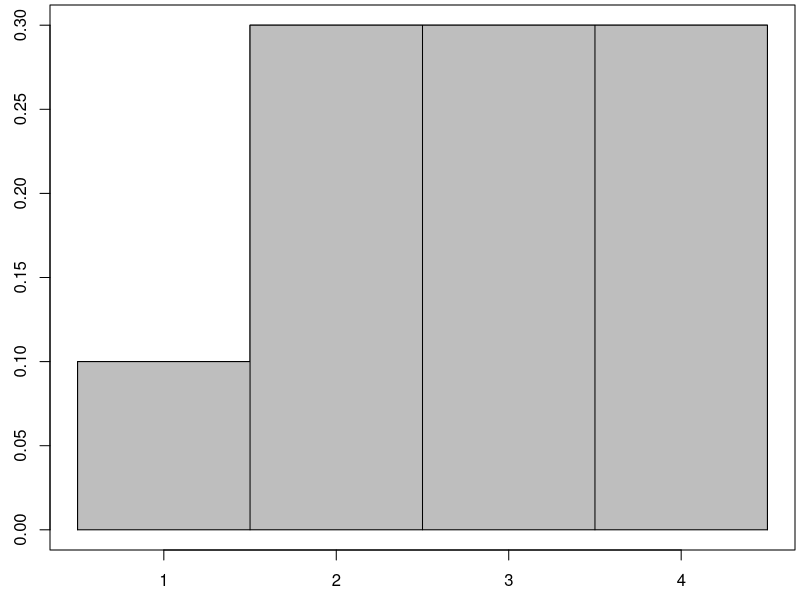

Generate this figure with R:
#Shades a rug diagram for a probability mass function. 
#Inputs: 
#  x - a vector of data points
#  p - a corresponding vector of probabilities or frequencies
#All widths are 1 unit wide. 
draw_pmf <- function(x,p){
  xs <- c(rbind(x-1/2,x-1/2,x+1/2,x+1/2))
  px <- c(rbind(0,p,p,0))
  par(mar=c(2.5,2.5,0.25,0.25))
  plot.new()
  plot(xs,px,type="l")
  polygon(xs,px,col="gray")
}

x <- c(  1,  2,  3,  4)
p <- c(0.1,0.3,0.3,0.3)
draw_pmf(x,p)

mean(x)

sum(x*p)